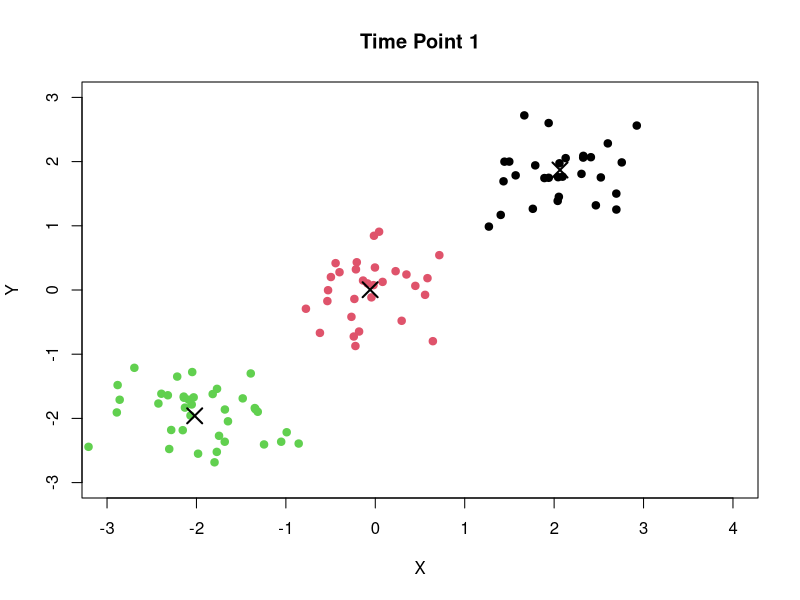
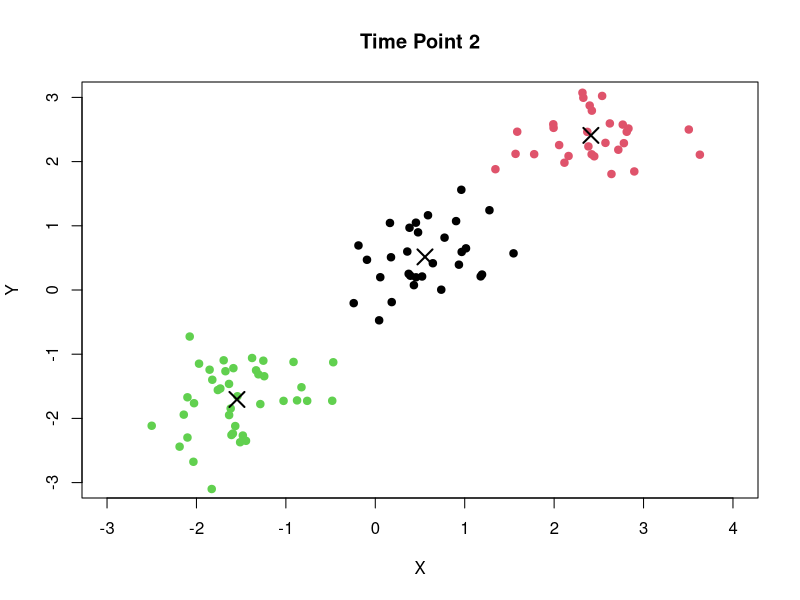
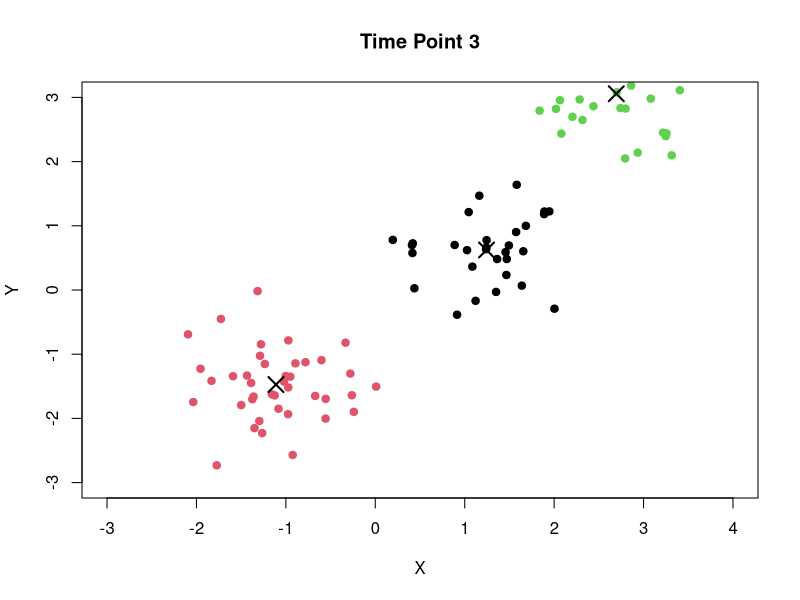
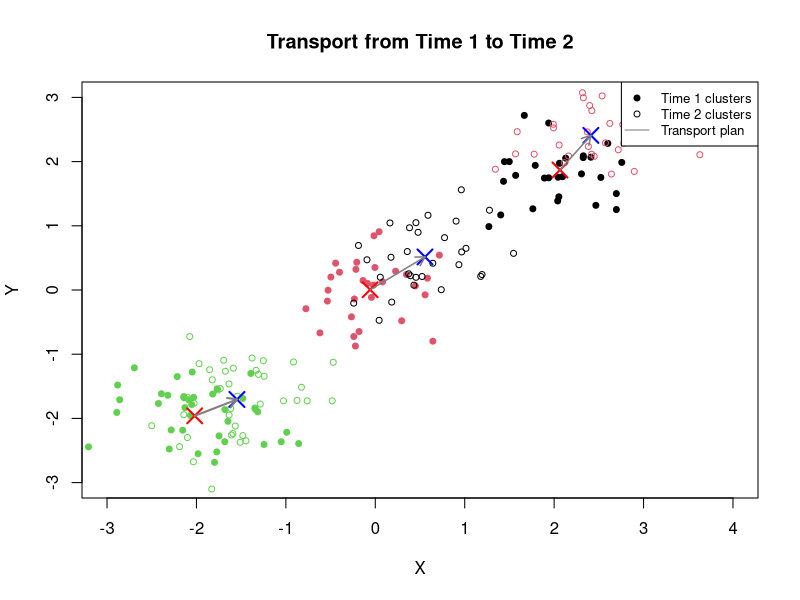
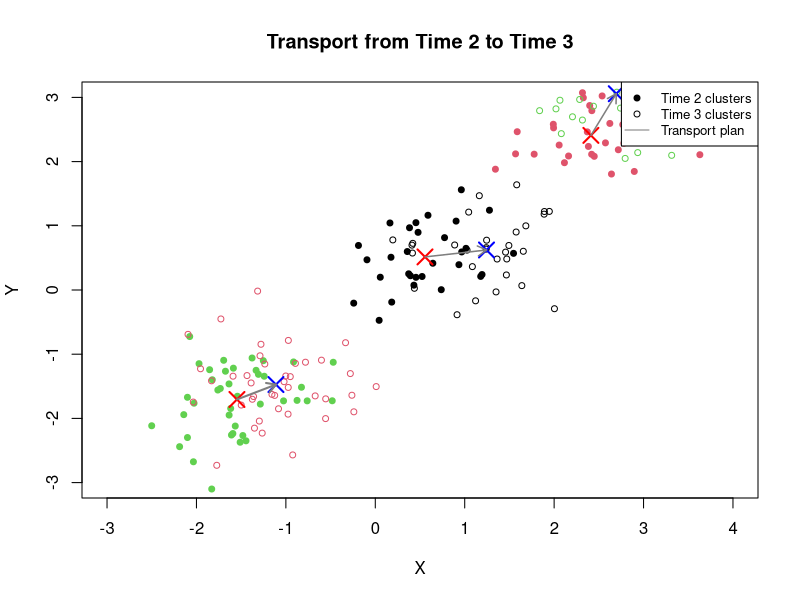
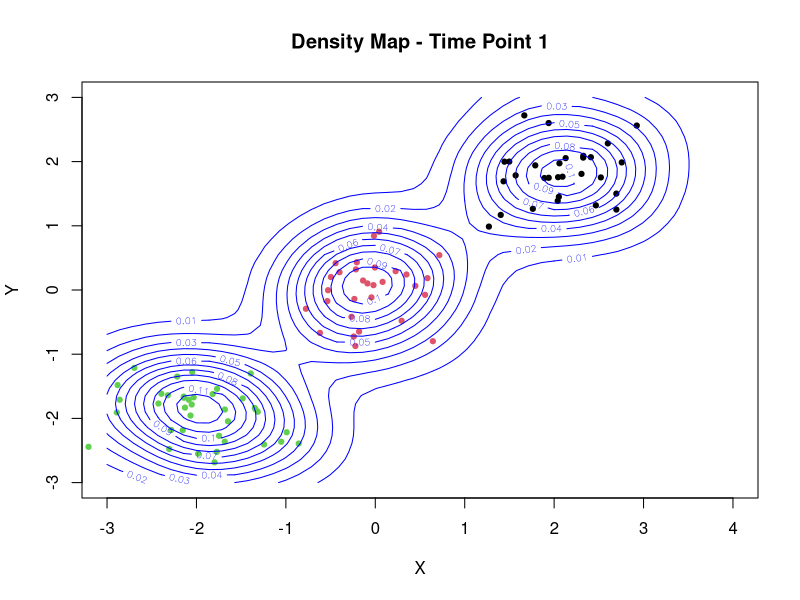
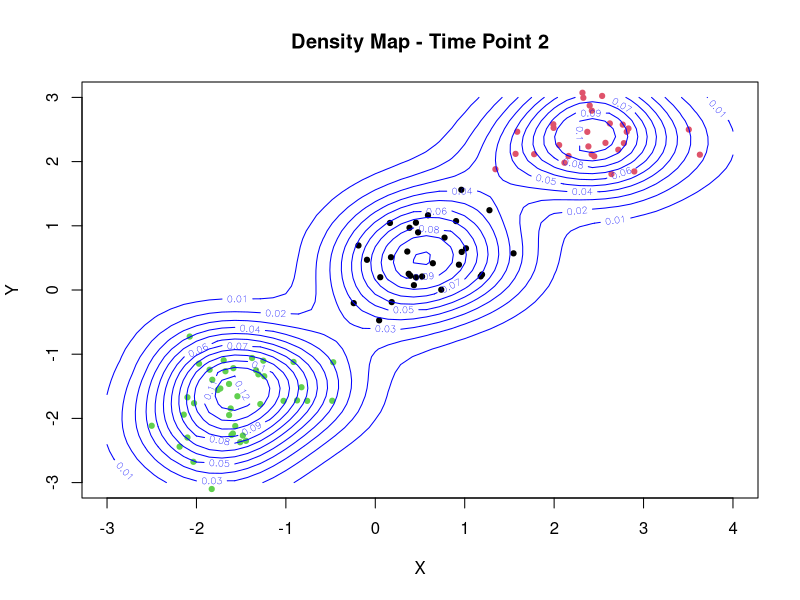
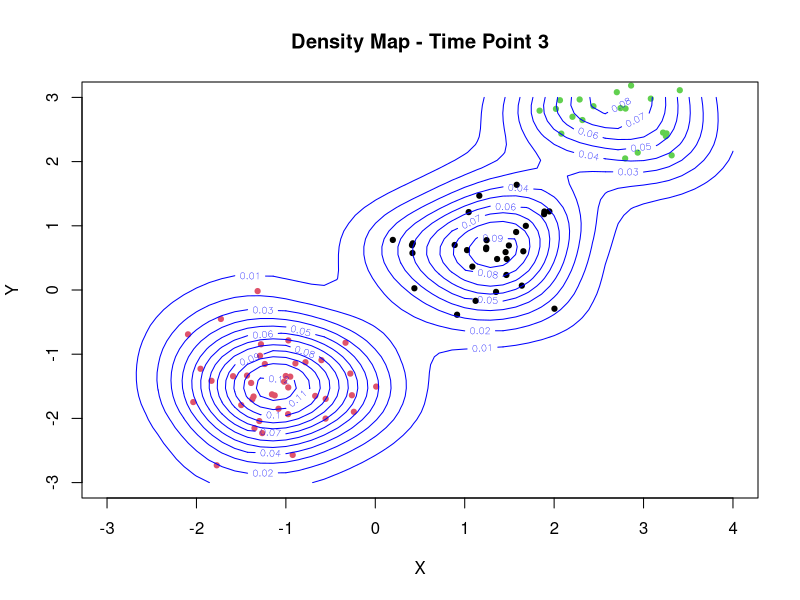

Source code (R) for these figures, in order:
# Test script for Optimal Transport visualization
# This script demonstrates the basic functionality of the OT visualization system

# Set CRAN mirror
options(repos = c(CRAN = "https://cloud.r-project.org"))

# Note: In a WebR environment, we avoid using external packages that need compilation
# Instead, we implement simplified versions of required functions

# Simple implementation of silhouette coefficient for clustering evaluation
# This is a simplified version that doesn't require the cluster package
simple_silhouette <- function(data, clusters) {
  # Calculate distance matrix
  dist_matrix <- as.matrix(dist(data))
  
  # Initialize silhouette values
  n <- nrow(data)
  sil_values <- numeric(n)
  
  # Calculate silhouette for each point
  for (i in 1:n) {
    # Get cluster of current point
    current_cluster <- clusters[i]
    
    # Calculate average distance to points in same cluster (a)
    same_cluster_indices <- which(clusters == current_cluster)
    same_cluster_indices <- same_cluster_indices[same_cluster_indices != i]
    
    if (length(same_cluster_indices) > 0) {
      a_i <- mean(dist_matrix[i, same_cluster_indices])
    } else {
      a_i <- 0
    }
    
    # Calculate average distance to points in nearest different cluster (b)
    other_clusters <- unique(clusters[clusters != current_cluster])
    b_i <- Inf
    
    for (cluster in other_clusters) {
      cluster_indices <- which(clusters == cluster)
      avg_dist <- mean(dist_matrix[i, cluster_indices])
      if (avg_dist < b_i) {
        b_i <- avg_dist
      }
    }
    
    # Calculate silhouette
    if (a_i < b_i && a_i > 0) {
      sil_values[i] <- 1 - a_i / b_i
    } else if (a_i > b_i) {
      sil_values[i] <- b_i / a_i - 1
    } else {
      sil_values[i] <- 0
    }
  }
  
  # Return mean silhouette value
  return(mean(sil_values))
}

# Set seed for reproducibility
set.seed(42)

# Parameters
n_points <- 100  # Number of points per time point
n_time_points <- 3  # Number of time points
max_clusters <- 5  # Maximum number of clusters

# Function to generate random clusters
generate_clusters <- function(n, time_shift) {
  # Create clusters with different centers that move over time
  centers <- matrix(c(
    -2 + time_shift, -2 + time_shift * 0.5,
    2 + time_shift * 0.8, 2 + time_shift,
    0 + time_shift * 1.2, 0 + time_shift * 0.7
  ), ncol = 2, byrow = TRUE)
  
  # Assign points to clusters with randomness
  cluster_sizes <- c(n * 0.4, n * 0.3, n * 0.3)
  
  points <- NULL
  for (i in 1:3) {
    cluster_points <- matrix(rnorm(cluster_sizes[i] * 2, sd = 0.5), ncol = 2)
    cluster_points[, 1] <- cluster_points[, 1] + centers[i, 1]
    cluster_points[, 2] <- cluster_points[, 2] + centers[i, 2]
    points <- rbind(points, cluster_points)
  }
  
  return(points)
}

# Generate data for each time point
time_points <- list()
for (t in 1:n_time_points) {
  time_shift <- (t - 1) * 0.5
  time_points[[t]] <- generate_clusters(n_points, time_shift)
}

# Determine optimal number of clusters for each time point
optimal_clusters <- list()
for (t in 1:n_time_points) {
  sil_width <- numeric(max_clusters - 1)
  
  for (k in 2:max_clusters) {
    km <- kmeans(time_points[[t]], centers = k, nstart = 10)
    
    # Use our simple silhouette implementation instead of the cluster package
    sil_width[k-1] <- simple_silhouette(time_points[[t]], km$cluster)
  }
  
  # Determine optimal k (add 1 because we start from k=2)
  optimal_k <- which.max(sil_width) + 1
  cat("Time point", t, "- Optimal number of clusters:", optimal_k, "\n")
  
  # Cluster the data with optimal k
  km <- kmeans(time_points[[t]], centers = optimal_k, nstart = 25)
  
  # Store clustering results
  optimal_clusters[[t]] <- list(
    points = time_points[[t]],
    centers = km$centers,
    cluster = km$cluster,
    size = km$size
  )
}

# Simple implementation of optimal transport using greedy algorithm
# This is a simplified version that doesn't require the transport package
simple_transport <- function(source_weights, target_weights, cost_matrix) {
  # Initialize variables
  remaining_source <- source_weights
  remaining_target <- target_weights
  
  # Create result data frame
  result <- data.frame(from = integer(), to = integer(), mass = numeric())
  
  # Continue until we've allocated all mass
  while(sum(remaining_source) > 1e-10) {
    # Find lowest cost cell among remaining sources and targets
    min_cost <- Inf
    min_i <- 0
    min_j <- 0
    
    for(i in 1:length(source_weights)) {
      if(remaining_source[i] <= 1e-10) next
      
      for(j in 1:length(target_weights)) {
        if(remaining_target[j] <= 1e-10) next
        
        if(cost_matrix[i,j] < min_cost) {
          min_cost <- cost_matrix[i,j]
          min_i <- i
          min_j <- j
        }
      }
    }
    
    # Determine how much mass to move
    mass_to_move <- min(remaining_source[min_i], remaining_target[min_j])
    
    # Update remaining mass
    remaining_source[min_i] <- remaining_source[min_i] - mass_to_move
    remaining_target[min_j] <- remaining_target[min_j] - mass_to_move
    
    # Add to result
    result <- rbind(result, data.frame(from = min_i, to = min_j, mass = mass_to_move))
  }
  
  return(result)
}

# Calculate OT plan between consecutive time points
ot_plans <- list()
for (t in 1:(n_time_points - 1)) {
  # Source: current time point centers with weights proportional to cluster sizes
  source_centers <- optimal_clusters[[t]]$centers
  source_weights <- optimal_clusters[[t]]$size / sum(optimal_clusters[[t]]$size)
  
  # Target: next time point centers with weights proportional to cluster sizes
  target_centers <- optimal_clusters[[t+1]]$centers
  target_weights <- optimal_clusters[[t+1]]$size / sum(optimal_clusters[[t+1]]$size)
  
  # Calculate cost matrix (Euclidean distances between centers)
  cost_matrix <- as.matrix(dist(rbind(source_centers, target_centers)))
  cost_matrix <- cost_matrix[1:nrow(source_centers), 
                            (nrow(source_centers)+1):(nrow(source_centers)+nrow(target_centers))]
  
  # Compute optimal transport plan using our simple implementation
  plan <- simple_transport(
    source_weights = source_weights,
    target_weights = target_weights,
    cost_matrix = cost_matrix
  )
  
  ot_plans[[t]] <- plan
  
  cat("OT Plan from time", t, "to time", t+1, ":\n")
  print(plan)
}

# Create PDF output for visualization
pdf("ot_test_results.pdf", width = 12, height = 6)

# Plot each time point with clusters
for (t in 1:n_time_points) {
  plot(optimal_clusters[[t]]$points, 
       col = optimal_clusters[[t]]$cluster, 
       pch = 19,
       main = paste("Time Point", t),
       xlab = "X", ylab = "Y",
       xlim = c(-3, 4), ylim = c(-3, 3))
  
  # Add cluster centers
  points(optimal_clusters[[t]]$centers, pch = 4, cex = 2, lwd = 2)
}

# Plot consecutive time points with transport plan
for (t in 1:(n_time_points - 1)) {
  # Set up plot area
  plot(rbind(optimal_clusters[[t]]$points, optimal_clusters[[t+1]]$points),
       type = "n", main = paste("Transport from Time", t, "to Time", t+1),
       xlab = "X", ylab = "Y",
       xlim = c(-3, 4), ylim = c(-3, 3))
  
  # Plot points from time t
  points(optimal_clusters[[t]]$points, 
         col = optimal_clusters[[t]]$cluster,
         pch = 19, cex = 0.8)
  
  # Plot points from time t+1
  points(optimal_clusters[[t+1]]$points, 
         col = optimal_clusters[[t+1]]$cluster,
         pch = 1, cex = 0.8)
  
  # Plot centers
  points(optimal_clusters[[t]]$centers, pch = 4, cex = 2, lwd = 2, col = "red")
  points(optimal_clusters[[t+1]]$centers, pch = 4, cex = 2, lwd = 2, col = "blue")
  
  # Draw transport arrows between centers
  for (i in 1:nrow(ot_plans[[t]])) {
    from_idx <- ot_plans[[t]]$from[i]
    to_idx <- ot_plans[[t]]$to[i]
    mass <- ot_plans[[t]]$mass[i]
    
    # Draw arrow with width proportional to mass
    arrows(
      optimal_clusters[[t]]$centers[from_idx, 1],
      optimal_clusters[[t]]$centers[from_idx, 2],
      optimal_clusters[[t+1]]$centers[to_idx, 1],
      optimal_clusters[[t+1]]$centers[to_idx, 2],
      lwd = mass * 5,  # Scale the line width by mass
      length = 0.1,
      col = "gray50"
    )
  }
  
  # Add legend
  legend("topright", 
         legend = c(paste("Time", t, "clusters"), paste("Time", t+1, "clusters"), "Transport plan"),
         pch = c(19, 1, NA),
         lty = c(NA, NA, 1),
         col = c("black", "black", "gray50"),
         cex = 0.8)
}

# Create density maps for each time point - using base R functions instead of MASS::kde2d
for (t in 1:n_time_points) {
  # Set up plot area
  plot(optimal_clusters[[t]]$points, 
       col = optimal_clusters[[t]]$cluster,
       pch = 19, cex = 0.7,
       main = paste("Density Map - Time Point", t),
       xlab = "X", ylab = "Y",
       xlim = c(-3, 4), ylim = c(-3, 3))
  
  # Simple density calculation using a grid approach
  x_range <- seq(-3, 4, length.out = 50)
  y_range <- seq(-3, 3, length.out = 50)
  density_grid <- matrix(0, nrow = length(x_range), ncol = length(y_range))
  
  points_x <- optimal_clusters[[t]]$points[, 1]
  points_y <- optimal_clusters[[t]]$points[, 2]
  h <- 0.5  # Bandwidth parameter
  
  # Calculate density at each grid point
  for (i in 1:length(x_range)) {
    for (j in 1:length(y_range)) {
      # Calculate distance from each point to this grid point
      distances <- sqrt((points_x - x_range[i])^2 + (points_y - y_range[j])^2)
      # Apply Gaussian kernel
      density_grid[i, j] <- sum(exp(-distances^2 / (2 * h^2))) / (length(points_x) * 2 * pi * h^2)
    }
  }
  
  # Add contour lines
  contour(x_range, y_range, density_grid, 
          add = TRUE, 
          col = "blue",
          nlevels = 10)
}

# Close PDF device
dev.off()

cat("\nVisualization complete. Results saved to ot_test_results.pdf\n") 